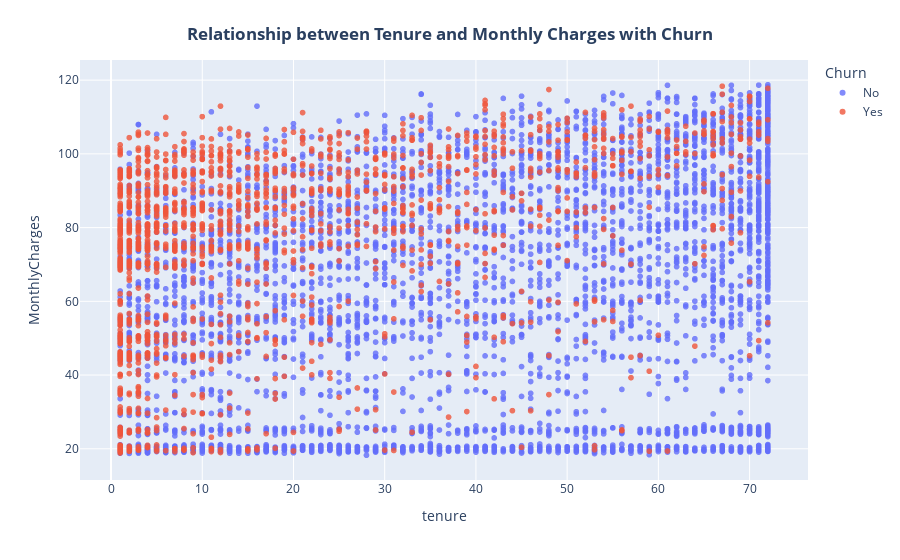

This figure's notebook cell:
### Code cell
fig = px.scatter(df, x="tenure", y="MonthlyCharges", color="Churn", opacity=0.8)
fig.update_layout(title={
    'text': "<b>Relationship between Tenure and Monthly Charges with Churn</b>",
    'y':0.95,
    'x':0.5,
    'xanchor': 'center',
    'yanchor': 'top',
})
fig.show()

### Figure 1 — Plotly figure (JSON) as saved in the notebook; plotly's stock layout.template omitted (floating-point values rounded to 4 significant figures; data arrays with more than 128 entries replaced by an {"elided": "..."} marker saying what was removed)
{"data": [{"hovertemplate": "Churn=No<br>tenure=%{x}<br>MonthlyCharges=%{y}<extra></extra>", "legendgroup": "No", "marker": {"color": "#636efa", "opacity": 0.8, "symbol": "circle"}, "mode": "markers", "name": "No", "showlegend": true, "type": "scattergl", "x": {"elided": "5163 int values"}, "xaxis": "x", "y": {"elided": "5163 float values"}, "yaxis": "y"}, {"hovertemplate": "Churn=Yes<br>tenure=%{x}<br>MonthlyCharges=%{y}<extra></extra>", "legendgroup": "Yes", "marker": {"color": "#EF553B", "opacity": 0.8, "symbol": "circle"}, "mode": "markers", "name": "Yes", "showlegend": true, "type": "scattergl", "x": {"elided": "1869 int values"}, "xaxis": "x", "y": {"elided": "1869 float values"}, "yaxis": "y"}], "layout": {"legend": {"title": {"text": "Churn"}, "tracegroupgap": 0}, "margin": {"t": 60}, "title": {"text": "<b>Relationship between Tenure and Monthly Charges with Churn</b>", "x": 0.5, "xanchor": "center", "y": 0.95, "yanchor": "top"}, "xaxis": {"anchor": "y", "domain": [0, 1], "title": {"text": "tenure"}}, "yaxis": {"anchor": "x", "domain": [0, 1], "title": {"text": "MonthlyCharges"}}}}
